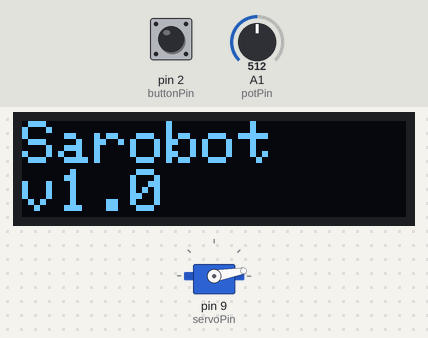
The sketch below on a simulated Arduino Nano, built with avr-gcc and run on an emulated ATmega328P. Parts: servo, 128×32 one-colour display. Inputs (shaded band) come from the test bench; at power-on: pin 2 (buttonPin) LOW, A1 (potPin) = 512. What the sketch prints to the serial monitor is not drawn.

Above: at 1.1 s.
At 12.4 s:
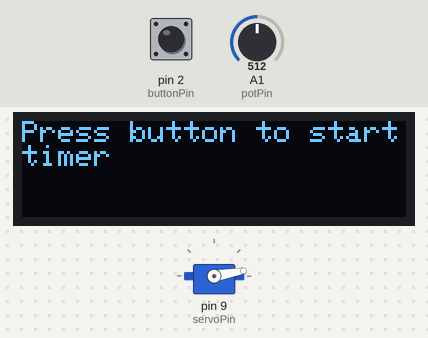
12.5 s: pin 2 (buttonPin) pulled HIGH for 0.25 s
At 13.9 s:
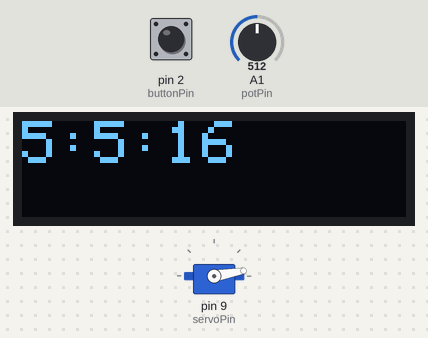
14.5 s: pin 2 (buttonPin) pulled HIGH for 1 s
At 16.8 s:
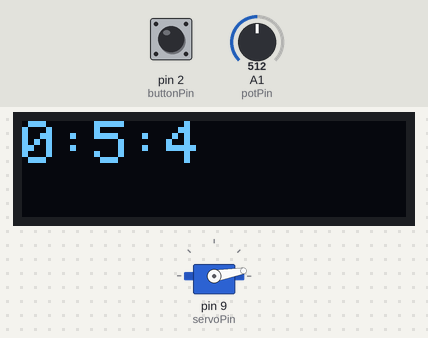
17.0 s: pin 2 (buttonPin) pulled HIGH for 0.25 s
At 19.9 s:
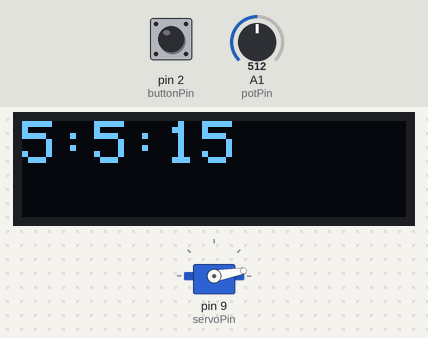
Timing chart, 0 to 21.4 s (numbered marks = the images above; inputs shaded):
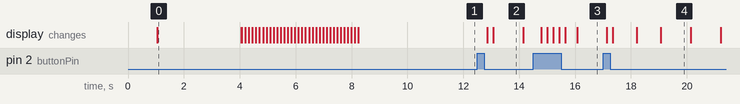

Measured:
- after the input at 12.5 s, the display: first changes after 0.35 s (image 2 shows a later state)
- what the display in image 0 shows lasts 3.1 s, from 1.0 s to 4.1 s
- what the display in image 2 shows lasts 1.0 s, from 13.1 s to 14.1 s

The sketch:

Sarobot.ino
```cpp
/**************************************************************************

 Sarobot

 The purpose of this project is to create a device that can press an external phisical button, after a specific amount of time.
 The components used are:
  - an Arduino nano
  - a servo motor, to press external the button
  - an OLED display, to show the amount of time remaining
  - a button, to switch between seconds and minutes and reset the timer
  - a potentiometer, to set the number of seconds or minutes

 **************************************************************************/

#include <Wire.h>
#include <Adafruit_SSD1306.h>
#include <Servo.h>


#define SCREEN_WIDTH 128 // OLED display width, in pixels
#define SCREEN_HEIGHT 32 // OLED display height, in pixels

// Declaration for an SSD1306 display connected to I2C (SDA, SCL pins)
#define OLED_RESET     4 // Reset pin # (or -1 if sharing Arduino reset pin)
Adafruit_SSD1306 display(SCREEN_WIDTH, SCREEN_HEIGHT, &Wire, OLED_RESET);

const String VERSION = "1.0";

static const unsigned char PROGMEM sarobot_bmp1[] =
{ B00000001, B11000000,
  B00000001, B10000000,
  B00000001, B10000000,
  B00000111, B11100000,
  B00001100, B00110000,
  B00001010, B01010000,
  B01011000, B00011000,
  B01011000, B00011000,
  B01001111, B11110000,
  B01111111, B01011110,
  B01111111, B11111110,
  B00001111, B11110010,
  B00001111, B11110010,
  B00000111, B11100010,
  B00000011, B11000000,
  B00000001, B10000000 };

static const unsigned char PROGMEM sarobot_bmp2[] =
{ B00000011, B10000000,
  B00000001, B10000000,
  B00000001, B10000000,
  B00000111, B11100000,
  B00001100, B00110000,
  B00001010, B01010000,
  B00011000, B00011010,
  B00011000, B00011010,
  B00001111, B11110010,
  B01111111, B01011110,
  B01111111, B11111110,
  B01001111, B11110000,
  B01001111, B11110000,
  B01000111, B11100000,
  B00000011, B11000000,
  B00000001, B10000000 };


#define LOGO_HEIGHT   16
#define LOGO_WIDTH    16

int potPin = A1;
int switchPin = 7;
int buttonPin = 2;
String secsOrMins = "secs";
long timerSecs = -1;
long timerStartSecs = -1;
long nowSecs = -1;
bool missionAccomplished = true;

int servoPin = 9;
int startAngle = 10;
int stopAngle = 50;
Servo Servo1;

void displayAnimation(void) {


  display.clearDisplay();
  display.setTextSize(2); // Draw 2X-scale text
  display.setTextColor(WHITE);
  display.setCursor(0, 0);
  display.println("Sarobot");
  display.print("v" + VERSION);
  display.display();
  delay(3000);

  int y = (display.height() - LOGO_HEIGHT) / 2;
  for(int i = 0; i<= 128; i = i + 4) {
    display.clearDisplay();
    display.display();
    if (i%8 == 0) {
      display.drawBitmap(i, y, sarobot_bmp1, LOGO_WIDTH, LOGO_HEIGHT, 1);
    } else {
      display.drawBitmap(i, y, sarobot_bmp2, LOGO_WIDTH, LOGO_HEIGHT, 1);
    }
    display.display();
    delay(100);
  }


  display.clearDisplay();
  display.setTextSize(1); // Draw 2X-scale text
  display.setCursor(0, 0);
  display.println("Press button to start");
  display.print("timer");
  display.display();
  delay(3000);
}

long getSecondsFromPot() {
  float normalizedVal = (float)analogRead(potPin) / 1023;

  Serial.println(normalizedVal);

  if (secsOrMins == "mins") {
    return (normalizedVal * 590 + 10) * 60;
  } else {
    return normalizedVal * 590 + 10;
  }
}

void restartTimer() {
  missionAccomplished = false;
  timerStartSecs = millis() / 1000;
  timerSecs = getSecondsFromPot();

  Serial.print("Timer set to ");
  Serial.print(timerSecs);
  Serial.println(" secs");
}

void pressButtonThroughServo() {
  Servo1.write(stopAngle);
  delay(200);
  Servo1.write(startAngle);
  delay(400);
}

void setup() {
  Serial.begin(9600);
  Serial.println("booting up...");

  Servo1.attach(servoPin);
  Servo1.write(startAngle);
  delay(1000);

  // SSD1306_SWITCHCAPVCC = generate display voltage from 3.3V internally
  if(!display.begin(SSD1306_SWITCHCAPVCC, 0x3C)) { // Address 0x3C for 128x32
    Serial.println(F("SSD1306 allocation failed"));
    for(;;); // Don't proceed, loop forever
  }

  displayAnimation();

  // unfortunately, when the servo motor finds some strong resistance, it resets the arduino board.
  // for this reason we cannot reset the timer in the setup() method, as this would cause the servo to press the button multiple times
  // restartTimer();
}

void displayRemainingTime() {

  long secsRemaining = timerSecs + timerStartSecs - nowSecs;
  int hours = secsRemaining / 3600;
  int mins = (secsRemaining % 3600) / 60;
  int secs = secsRemaining % 60;

  display.clearDisplay();
  display.setTextSize(2); // Draw 2X-scale text
  display.setTextColor(WHITE);
  display.setCursor(0, 0);

  display.print(hours);
  display.print(":");
  display.print(mins);
  display.print(":");
  display.print(secs);
  display.display();      // Show initial text
}

void loop() {

  nowSecs = millis() / 1000;

  if (!missionAccomplished) {
    displayRemainingTime();
  }


  // check if the pushbutton is pressed. If it is, the buttonState is HIGH:
  if (digitalRead(buttonPin) == HIGH) {
    Serial.println("Button pressed");

    // switching the time unit from seconds to minutes or vice versa
    if (secsOrMins == "mins") {
      secsOrMins = "secs";
    } else {
      secsOrMins = "mins";
    }

    restartTimer();
  } else {
    if (!missionAccomplished && nowSecs - timerStartSecs >= timerSecs) {
      missionAccomplished = true;
      Serial.println("mission accomplished");
      pressButtonThroughServo();
    }
  }

  delay(200);
}
```
